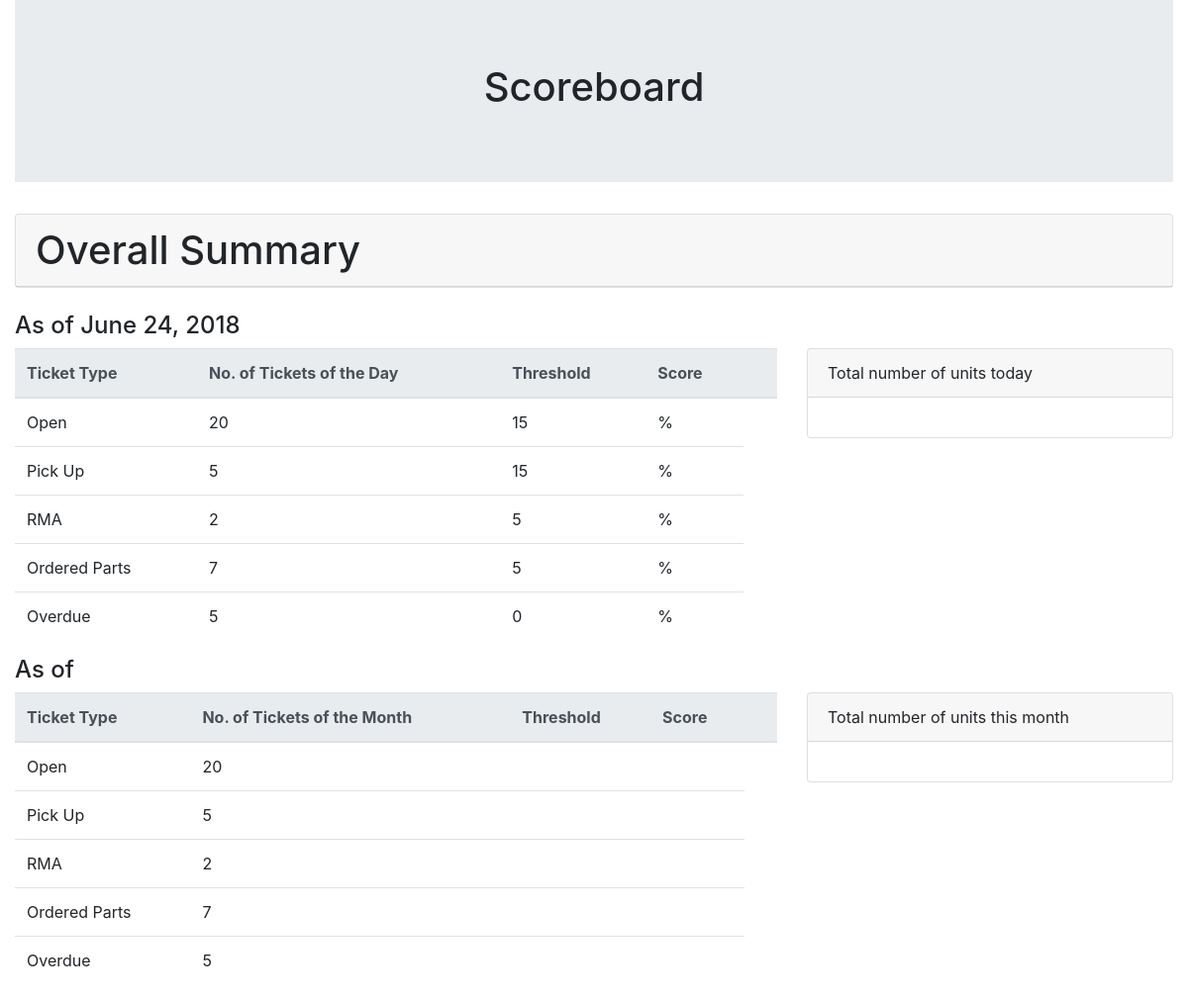
The app's page /php/overallSummary.php, older data.
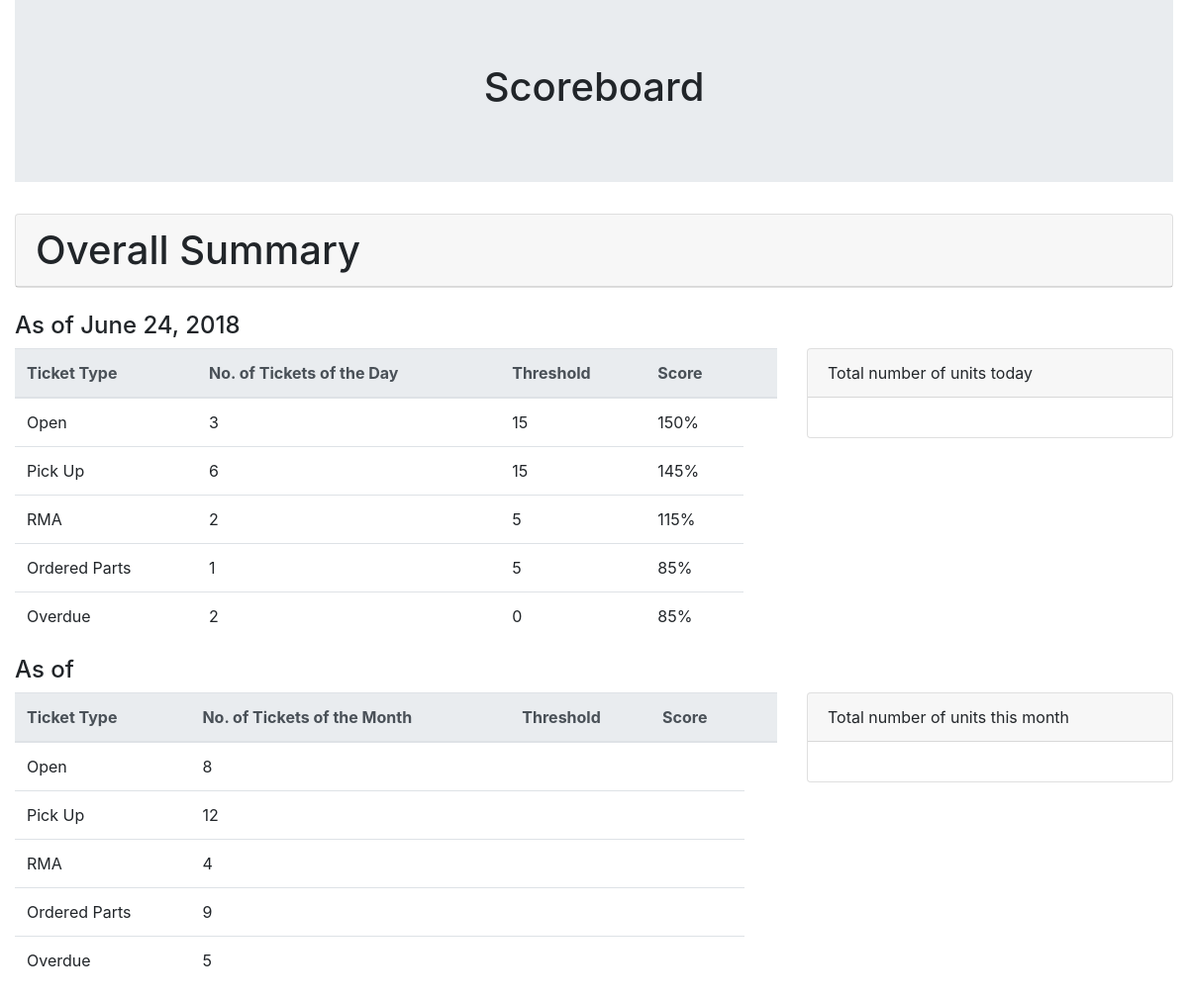
The same page, newer data.
### tables this page shows
CREATE TABLE `ticketsday` (
  `td_id` int(11) NOT NULL AUTO_INCREMENT,
  `open_ticket_day` int(11) DEFAULT NULL,
  `overdue_ticket_day` int(11) DEFAULT NULL,
  `pickup_ticket_day` int(11) DEFAULT NULL,
  `orderedpart_ticket_day` int(11) DEFAULT NULL,
  `rma_ticket_day` int(11) DEFAULT NULL,
  `openticket_score` int(11) DEFAULT NULL,
  `overdueticket_score` int(11) DEFAULT NULL,
  `pickupticket_score` int(11) DEFAULT NULL,
  `orderedpartticket_score` int(11) DEFAULT NULL,
  `rmaticket_score` int(11) DEFAULT NULL,
  `date` datetime DEFAULT NULL,
  PRIMARY KEY (`td_id`)
);

### php/overallSummary.php (the view, shortened to what this page needs)
<!DOCTYPE html>
<html lang="en">
<head>
    <link rel="stylesheet" href="https://maxcdn.bootstrapcdn.com/bootstrap/4.1.0/css/bootstrap.min.css">
</head>
<body>
    <div class="container-fluid">
        <div class="jumbotron jumbotron-fluid">
            <div class="container">
                <h1 class=" text-center">
                    <ion-icon name="trending-up"></ion-icon>Scoreboard</h1>
            </div>
        </div>
        <div class="row">
            <div class="col-sm-12">
                <div class="card">
                    <h1 class="card-header">
                        Overall Summary</h1>
                </div>
            </div>
        </div>
        <br>
        <h4>As of <span id="date"></span></h4>
        <div class="row">
            <div class="col-sm-8">
                <table class="table">
                    <thead class="thead-light">
                        <tr>
                            <th>Ticket Type</th>
                            <th>No. of Tickets of the Day</th>
                            <th>Threshold</th>
                            <th>Score</th>
                            <th></th>
                        </tr>
                    </thead>
                    <tbody>
                        <tr>
                            <td>Open</td>
                            <?php
                                include_once 'test.php';
                                $sql = "SELECT open_ticket_day FROM ticketsday ORDER BY td_id DESC LIMIT 1";
                                $result = $db_con->query($sql);
                                $data = $result->fetchAll(PDO::FETCH_ASSOC);
                                foreach ($data as $row){
                                    echo "<td>" . $row['open_ticket_day'] . "</td>";
                                }
                            ?>
                                <td>15</td>
                                <?php
                                $sql = "SELECT openticket_score FROM ticketsday ORDER BY td_id DESC LIMIT 1";
                                $result = $db_con->query($sql);
                                $data = $result->fetchAll(PDO::FETCH_ASSOC);
                                foreach ($data as $row){
                                    echo "<td>" . $row['openticket_score'] . "%</td>";
                                }
                            ?>
                        </tr>
                        <tr>
                            <td>Pick Up</td>
                            <?php
                                include_once 'test.php';
                                $sql = "SELECT pickup_ticket_day FROM ticketsday ORDER BY td_id DESC LIMIT 1";
                                $result = $db_con->query($sql);
                                $data = $result->fetchAll(PDO::FETCH_ASSOC);
                                foreach ($data as $row){
                                    echo "<td>" . $row['pickup_ticket_day'] . "</td>";
                                }
                            ?>
                                <td>15</td>
                                <?php
                                $sql = "SELECT pickupticket_score FROM ticketsday ORDER BY td_id DESC LIMIT 1";
                                $result = $db_con->query($sql);
                                $data = $result->fetchAll(PDO::FETCH_ASSOC);
                                foreach ($data as $row){
                                    echo "<td>" . $row['pickupticket_score'] . "%</td>";
                                }
                            ?>
                        </tr>
                        <tr>
                            <td>RMA</td>
                            <?php
                                include_once 'test.php';
                                $sql = "SELECT rma_ticket_day FROM ticketsday ORDER BY td_id DESC LIMIT 1";
                                $result = $db_con->query($sql);
                                $data = $result->fetchAll(PDO::FETCH_ASSOC);
                                foreach ($data as $row){
                                    echo "<td>" . $row['rma_ticket_day'] . "</td>";
                                }
                            ?>
                                <td>5</td>
                                <?php
                                $sql = "SELECT rmaticket_score FROM ticketsday ORDER BY td_id DESC LIMIT 1";
                                $result = $db_con->query($sql);
                                $data = $result->fetchAll(PDO::FETCH_ASSOC);
                                foreach ($data as $row){
                                    echo "<td>" . $row['rmaticket_score'] . "%</td>";
                                }
                            ?>
                        </tr>
                        <tr>
                            <td>Ordered Parts</td>
                            <?php
                                include_once 'test.php';
                                $sql = "SELECT orderedpart_ticket_day FROM ticketsday ORDER BY td_id DESC LIMIT 1";
                                $result = $db_con->query($sql);
                                $data = $result->fetchAll(PDO::FETCH_ASSOC);
                                foreach ($data as $row){
                                    echo "<td>" . $row['orderedpart_ticket_day'] . "</td>";
                                }
                            ?>
                                <td>5</td>
                                <?php
                                $sql = "SELECT orderedpartticket_score FROM ticketsday ORDER BY td_id DESC LIMIT 1";
                                $result = $db_con->query($sql);
                                $data = $result->fetchAll(PDO::FETCH_ASSOC);
                                foreach ($data as $row){
                                    echo "<td>" . $row['orderedpartticket_score'] . "%</td>";
                                }
                            ?>
                        </tr>
                        <tr>
                            <td>Overdue</td>
                            <?php
                                include_once 'test.php';
                                $sql = "SELECT overdue_ticket_day FROM ticketsday ORDER BY td_id DESC LIMIT 1";
                                $result = $db_con->query($sql);
                                $data = $result->fetchAll(PDO::FETCH_ASSOC);
                                foreach ($data as $row){
                                    echo "<td>" . $row['overdue_ticket_day'] . "</td>";
                                }
                            ?>
                                <td>0</td>
                                <?php
                                $sql = "SELECT overdueticket_score FROM ticketsday ORDER BY td_id DESC LIMIT 1";
                                $result = $db_con->query($sql);
                                $data = $result->fetchAll(PDO::FETCH_ASSOC);
                                foreach ($data as $row){
                                    echo "<td>" . $row['overdueticket_score'] . "%</td>";
                                }
                            ?>
                        </tr>
                    </tbody>
                </table>
            </div>
            <div class="col-sm-4">
                <div class="card">
                    <div class="card-header">Total number of units today</div>
                        <div class="card-body"></div>
                </div>
            </div>
        </div>
        <h4>As of <span id="date2"></span></h4>
        <div class="row">
            <div class="col-sm-8">
                <table class="table">
                    <thead class="thead-light">
                        <tr>
                            <th>Ticket Type</th>
                            <th>No. of Tickets of the Month</th>
                            <th>Threshold</th>
                            <th>Score</th>
                            <th></th>
                        </tr>
                    </thead>
                    <tbody>
                        <tr>
                            <td>Open</td>
                            <?php
                            include_once 'test.php';
                            $sql = "SELECT open_ticket_day FROM ticketsday;";
                            $result = $db_con->query($sql);
                            $data = $result->fetchAll(PDO::FETCH_ASSOC);
                            foreach ($data as $row){
                                $sum = $sum + $row['open_ticket_day'];
                            }
                            echo "<td>" . $sum . "</td>";
                            ?>
                                <td></td>
                                <td></td>
                        </tr>
                        <tr>
                            <td>Pick Up</td>
                            <?php
                            include_once 'test.php';
                            $sql = "SELECT pickup_ticket_day FROM ticketsday;";
                            $result = $db_con->query($sql);
                            $data = $result->fetchAll(PDO::FETCH_ASSOC);
                            foreach ($data as $row){
                                $sum2 = $sum2 + $row['pickup_ticket_day'];
                            }
                            echo "<td>" . $sum2 . "</td>";
                            ?>
                                <td></td>
                                <td></td>
                        </tr>
                        <tr>
                            <td>RMA</td>
                            <?php
                            include_once 'test.php';
                            $sql = "SELECT rma_ticket_day FROM ticketsday;";
                            $result = $db_con->query($sql);
                            $data = $result->fetchAll(PDO::FETCH_ASSOC);
                            foreach ($data as $row){
                                $sum3 = $sum3 + $row['rma_ticket_day'];
                            }
                            echo "<td>" . $sum3 . "</td>";
                            ?>
                                <td></td>
                                <td></td>
                        </tr>
                        <tr>
                            <td>Ordered Parts</td>
                            <?php
                            include_once 'test.php';
                            $sql = "SELECT orderedpart_ticket_day FROM ticketsday;";
                            $result = $db_con->query($sql);
                            $data = $result->fetchAll(PDO::FETCH_ASSOC);
                            foreach ($data as $row){
                                $sum4 = $sum4 + $row['orderedpart_ticket_day'];
                            }
                            echo "<td>" . $sum4 . "</td>";
                            ?>
                                <td></td>
                                <td></td>
                        </tr>
                        <tr>
                            <td>Overdue</td>
                            <?php
                            include_once 'test.php';
                            $sql = "SELECT overdue_ticket_day FROM ticketsday;";
                            $result = $db_con->query($sql);
                            $data = $result->fetchAll(PDO::FETCH_ASSOC);
                            foreach ($data as $row){
                                $sum5 = $sum5 + $row['overdue_ticket_day'];
                            }
                            echo "<td>" . $sum5 . "</td>";
                            ?>
                                <td></td>
                                <td></td>
                        </tr>
                    </tbody>
                </table>
            </div>
            <div class="col-sm-4">
                <div class="card">
                    <div class="card-header">Total number of units this month</div>
                    <div class="card-body"></div>
                </div>
            </div>
        </div>
    </div>
</body>
</html>

### php/overallSummary.php (style rules this page uses)
* { margin: 0px; top: 0; left: 0; right: 0; bottom: 0; }

Row changes from the older to the newer data that the page shows:
no longer on this page (row edited): ticketsday: open_ticket_day "20", orderedpart_ticket_day "7", overdue_ticket_day "5"
added ticketsday: open_ticket_day "3", pickupticket_score "145", orderedpart_ticket_day "1", overdue_ticket_day "2"
Text that changed along with them:
$sum: "20" → "8"
$sum2: "5" → "12"
$sum3: "2" → "4"
$sum4: "7" → "9"
new list line: "150 %"
new list line: "6"
new list line: "115 %"
new list line: "85 %"
list line gone: "5"
